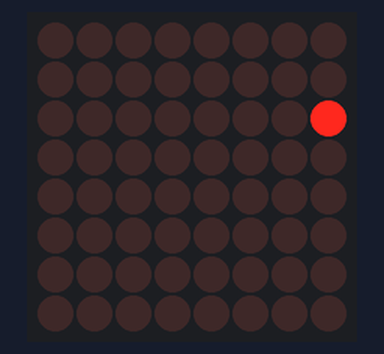
The sketch below on a simulated Arduino Uno, built with avr-gcc and run on an emulated ATmega328P. On the bench: 8×8 LED matrix. Wiring (inferred from the names in the program): LED matrix (orientation assumed): rows pin 13, pin 12, pin 11, pin 10, pin 9, pin 8, pin 7, pin 6; columns A3, A2, A1, A0, pin 5, pin 4, pin 3, pin 2. Random numbers use the default seed unless the sketch sets one.

Above: at 0.53 s.
At 4.77 s:
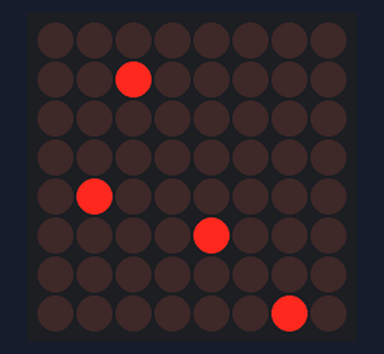
At 10.19 s:
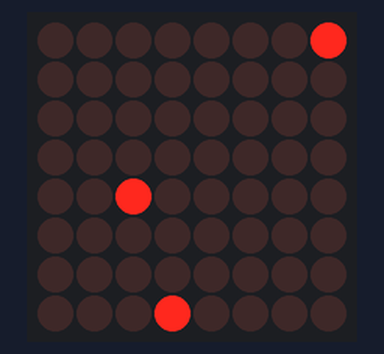
At 19.55 s:
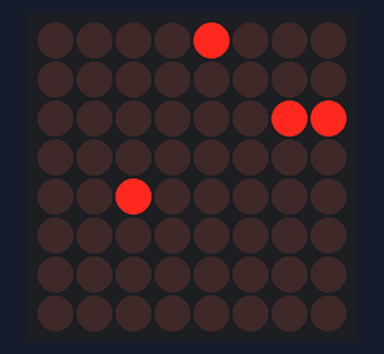
At 27.37 s:
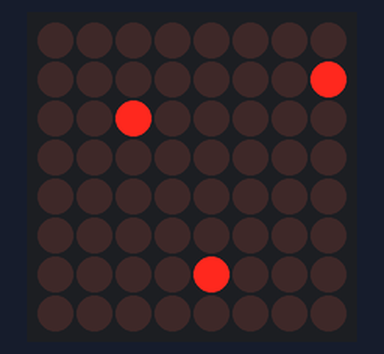
At 39.75 s:
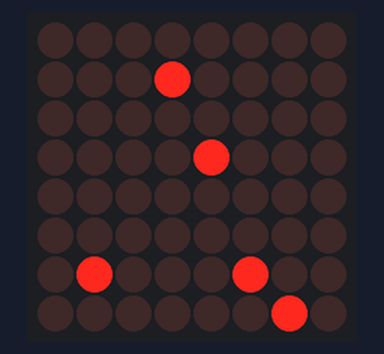

The sketch:

rain.ino
```cpp
const byte CATHODE_PINS[8] = {A3, A2, A1, A0, 5, 4, 3, 2};
const byte ANODE_PINS[8] = {13, 12, 11, 10, 9, 8, 7, 6};
const int BRIGHTNES_RANGE = 30;

void display(byte pattern[8][8]) {

  // For every anode
   for (byte i = 0; i < 8; i++) {
    digitalWrite(ANODE_PINS[i], LOW);
    //For every possible brightness
    for (byte x = 0; x < BRIGHTNES_RANGE; x++) {
      // For every cathode
      for (byte j = 0; j < 8; j++) {
           if(pattern[i][j] > x){ // Only turn light on for the cycle if the brightness exceeds the current threshold
              digitalWrite(CATHODE_PINS[j], LOW); //on
           }
           else {
              digitalWrite(CATHODE_PINS[j], HIGH); //off
           }

       }
       delayMicroseconds(10);
    }
    digitalWrite(ANODE_PINS[i], HIGH);
  }
}

void movePatternDownRain(byte pattern[8][8]) {
  for (byte y = 1; y < 8; y++) {
    for (byte x = 0; x < 8; x++) {
      pattern[x][y - 1] = pattern[x][y]; // Move LED down
      pattern[x][y] = 0; // turn LED off

      //Splashes
      if(y == 1 && pattern[x][y - 1]){
        pattern[x-1][y+1] = pattern[x][y - 1]/3;
        pattern[x+1][y+1] = pattern[x][y - 1]/3;
      }
    }
  }
}


void chooseRandomInTopRowRain(byte pattern [8][8]) {
  pattern[random(0, 8)][7] = random(0, BRIGHTNES_RANGE + 1); // Assign a random byte in the row to a random brightness
}

void setup() {
  for (byte i = 0; i < 8; i++) {
    pinMode(ANODE_PINS[i], OUTPUT);
    pinMode(CATHODE_PINS[i], OUTPUT);

    // Turn all LEDs off
    digitalWrite(ANODE_PINS[i], HIGH);
    digitalWrite(CATHODE_PINS[i], HIGH); // LED turns on when cathode is LOW
  }

  Serial.begin(115200);
  Serial.setTimeout(100);
}

const int TIME_DELAY = 300;

void loop() {
  static byte pattern [8][8];
  static long nextUpdateTime = millis ();

  if (millis() > nextUpdateTime) {
    movePatternDownRain(pattern);
    chooseRandomInTopRowRain(pattern);
    nextUpdateTime = millis() + TIME_DELAY;
  }

  display(pattern);
}
```
